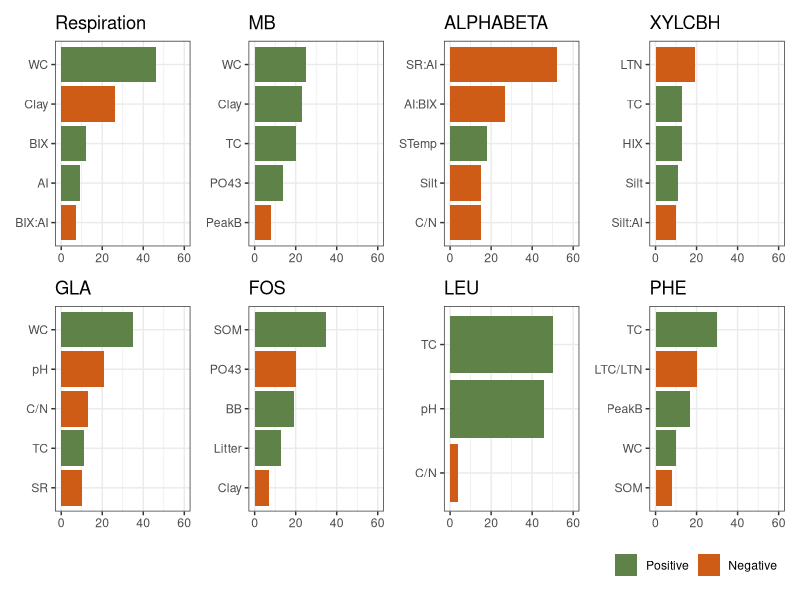

This figure's R source: (Note: this script raises an error after producing the figure.)
rm(list = ls())
dev.off()

library(readxl)
library(ggplot2)
library(dplyr)
library(patchwork)

results <- read_excel("model_results.xlsx")

results$Sign <- ifelse(results$Standardized > 0, "Positive", "Negative")

results$Std_perc <- abs(results$Std_perc)
results <- subset(results, Ranks <= 5)

results <- subset(results, Model != "BB")
results <- subset(results, Model != "FB")
# results <- subset(results, Model != "MB")
# results <- subset(results, Model != "alphabeta")
# results <- subset(results, Model != "xylcbh")
results <- subset(results, Model != "Cenz")


#Reorder rows for ggarrange plots in desired order:
new_order <- c(1:10, 34:38, 29:33, 11:28)
results <- results[new_order, ]


unique_models <- unique(results$Model)
plots <- list()

for (model in unique_models) {
  model_data <- subset(results, Model == model)
  model_data <- arrange(model_data, Std_perc)
  
  plot <- ggplot(model_data, aes(x = reorder(Variables, Std_perc), y = Std_perc, fill = Sign)) +
    geom_bar(stat = "identity") +
    labs(title = paste(model), x = "Variables") +
    coord_flip()+
    theme_bw()+
    theme(legend.position = "none",
          legend.title = element_blank(),
          axis.title.y = element_blank(),
          axis.title.x = element_blank())+
    scale_fill_manual(values = c(Positive = "#5F8249", Negative = "#CE5C17"))+
    ylim(0,60)
  
  plots[[model]] <- plot
}

combined_plots <- wrap_plots(plots, nrow = 2) +
  theme(legend.position = "bottom",
        legend.justification = c("right", "bottom"))+
  guides(fill = guide_legend(reverse = TRUE))

print(combined_plots)

ggsave("Figures/1 GRADIENT/Drivers_models.png", width = 12, height = 6, dpi = 300)




